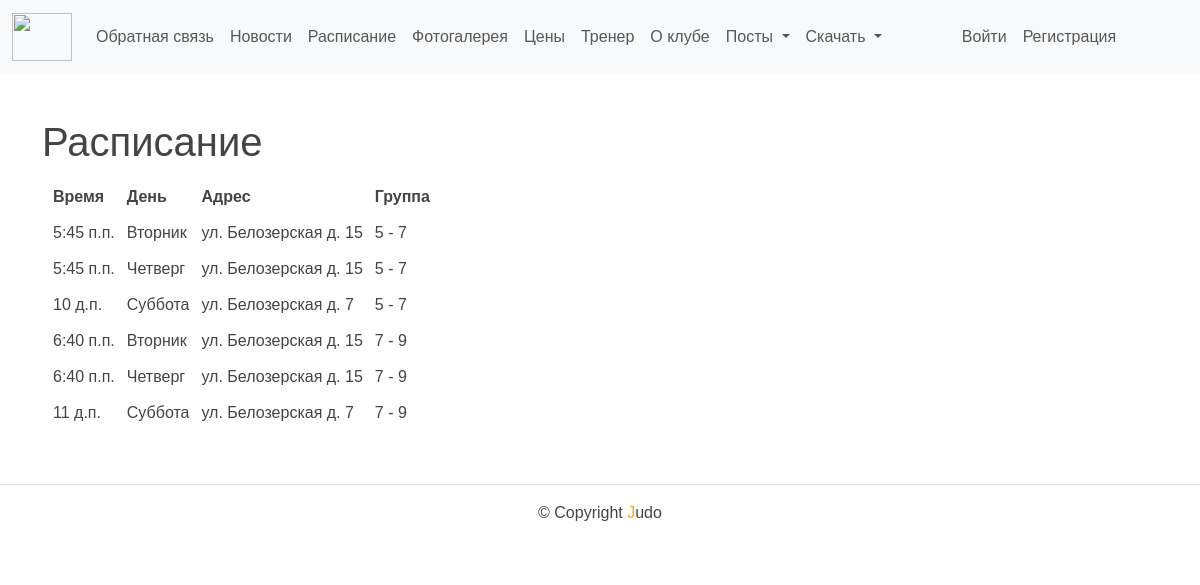
Page /shedule/ on the committed database.
### backend/models.py (models this page shows)
class Schedule(models.Model):
    age_group = models.ForeignKey(AgeGroup,
                                  related_name='age_group',
                                  on_delete=models.CASCADE)
    day = models.CharField(max_length=100)
    time = models.TimeField()
    address = models.CharField(max_length=100, default='DEFAULT VALUE', verbose_name="Адрес")
    class Meta:
        verbose_name = 'Расписание'
        verbose_name_plural = 'Расписание'

### users/models.py (models this page shows)
class AgeGroup(models.Model):
    name = models.CharField(max_length=100, verbose_name="Возраст")
    class Meta:
        verbose_name = 'Возраст'
        verbose_name_plural = 'Возраст'
    def __str__(self):
        return self.name

### backend/views.py (the view)
# urls.py: path('shedule/', shedule, name='shedule'),
def shedule(request):
    days_order = Case(
        When(day='Понедельник', then=Value(1)),
        When(day='Вторник', then=Value(2)),
        When(day='Среда', then=Value(3)),
        When(day='Четверг', then=Value(4)),
        When(day='Пятница', then=Value(5)),
        When(day='Суббота', then=Value(6)),
        When(day='Воскресенье', then=Value(7)),
        output_field=IntegerField(),
    )
    if request.user.is_authenticated:
        profile = Profile.objects.get(user=request.user)
        schedules = Schedule.objects.filter(age_group=profile.age_group).order_by(days_order)
    else:
        schedules = Schedule.objects.all().order_by('age_group', days_order)
    return render(request, 'backend/shedule.html', {'menu': menu,
                                                    'title': 'Расписание',
                                                    'schedules': schedules})

### templates/backend/shedule.html (shortened to what this page needs)
{% extends 'base.html' %}
{% block content %}
<h1>{{ title }}</h1>
  <form action="{% url 'backend:shedule' %}" method="GET">
    <div style="display: flex; justify-content: space-between;">
      <div>
        <table style="border-spacing: 10px; border-collapse: separate;">
          <tr>
            <th>Время</th>
            <th>День</th>
            <th>Адрес</th>
            <th>Группа</th>
          </tr>
          {% for schedule in schedules %}
          <tr>
            <td>{{ schedule.time }}</td>
            <td>{{ schedule.day }}</td>
            <td>{{ schedule.address }}</td>
            <td>{{ schedule.age_group }}</td>
          </tr>
          {% endfor %}
        </table>
      </div>
    </div>
  </form>
{% endblock %}

### static/css/styles.css (style rules this page uses)
html, body { font-family: 'Arial'; margin: 0; padding: 0; height: 100%; width: 100%; color: #444; }

### templates/includes/header.html (style rules this page uses)
body { padding-top: 70px; }

### rows in the picture
Schedule: time "5:45 п.п.", day "Вторник", address "ул. Белозерская д. 15", age_group "5 - 7"
Schedule: time "5:45 п.п.", day "Четверг", address "ул. Белозерская д. 15", age_group "5 - 7"
Schedule: time "10 д.п.", day "Суббота", address "ул. Белозерская д. 7", age_group "5 - 7"
Schedule: time "6:40 п.п.", day "Вторник", address "ул. Белозерская д. 15", age_group "7 - 9"
Schedule: time "6:40 п.п.", day "Четверг", address "ул. Белозерская д. 15", age_group "7 - 9"
Schedule: time "11 д.п.", day "Суббота", address "ул. Белозерская д. 7", age_group "7 - 9"

### other values in the picture
{{ m.title }} "Обратная связь" "Новости" "Расписание" "Фотогалерея" "Цены" "Тренер"
{{ m.title }} "О клубе"
{{ title }} "Расписание"
